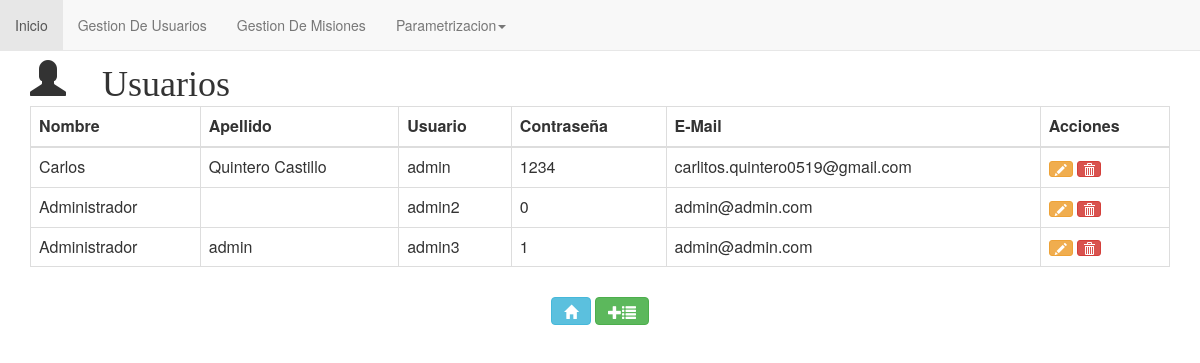
The page /Web/index_usuarios.php on the database its author committed.
### tables this page shows
CREATE TABLE `usuario` (
  `id_usu` int(3) NOT NULL,
  `nombre` varchar(70) NOT NULL,
  `mail` varchar(70) NOT NULL,
  `nombre_usuario` varchar(70) NOT NULL,
  `password` varchar(70) NOT NULL,
  `rol` int(3) NOT NULL,
  `apellido` varchar(50) NOT NULL,
  `codigo` int(10) NOT NULL,
  `id_vacante` int(4) NOT NULL,
  `poto_user` varchar(100) NOT NULL
);

### Web/index_usuarios.php (the view, shortened to what this page needs)
<?php
include ('nav.php');
$result = mysql_query("SELECT usuario.id_usu, usuario.nombre, usuario.rol, usuario.apellido,usuario.codigo, usuario.mail,usuario.nombre_usuario,usuario.password, usuario.rol, rol.nombreRol FROM usuario, rol where usuario.rol=rol.id_rol ");
?>
<div class="container">
    <br>
    <br>
    <h1 class="glyphicon glyphicon-user"> Usuarios </h1>
    <br>
    <div class="table">
        <table  class="table table-bordered table-hover" method='GET'>
            <thead>
                <tr>
                    <th>Nombre</th>
                    <th>Apellido</th>
                    <th>Usuario</th>
                    <th>Contraseña</th>
                    <th>E-Mail</th>
                    <th>Acciones</th>
                </tr>
            </thead>
            <tbody>
                <?php
                while ($row = mysql_fetch_array($result, MYSQL_ASSOC)) {
                    ?>
                    <tr>
                        <td><?php echo $row['nombre'] ?></td>
                        <td><?php echo $row['apellido'] ?></td>
                        <td><?php echo $row['nombre_usuario'] ?></td>
                        <td><?php echo $row['codigo'] ?></td>
                        <td><?php echo $row['mail'] ?></td>
                        <td>
                            <a href="createUsuario.php?id=<?php echo $row['id_usu'] ?>" class="btn btn-warning btn-xs" data-toggle="popover" title="Editar" data-content="Edicion"><i class="glyphicon glyphicon-pencil"></i></a>
                            <a href="#" data-toggle="modal" data-target="#modalDelete<?php echo $row['id_usu'] ?>" action="" onclick="" class="btn btn-danger btn-xs"><i class="glyphicon glyphicon-trash" data-toggle="popover" title="Borrar" data-content="Eliminar Evento"></i></a>
                        </td>
                    </tr>
            <?php } ?>
            </tbody>
        </table>
    </div>
    <div style="margin-bottom: 10px; margin-top: 30px" align="center">
        <a href="home.php"  class="btn btn-info" data-toggle="popover" title="Pagina de inicio" data-content="Index" ><i class="glyphicon glyphicon-home"></i></a>
        <a href="createUsuario.php" class="btn btn-success" data-toggle="popover" title="Crear Nueva Persona" data-content="Creacion de Categoria"><i class="glyphicon glyphicon-plus"></i><i class="glyphicon glyphicon-list"></i></a>
    </div>
</div>

### Web/nav.php (shortened to what this page needs)
<head>
    <link rel="stylesheet"  href="..\Boostrap\css\bootstrap.min.css">
    <link rel="stylesheet" type="text/css" href="..\Css\style.css">
</head>
<div class="navbar navbar-default navbar-fixed-top" role="navigation">
    <ul class="nav navbar-nav">
        <li class="active"><a href="home.php">Inicio</a></li>
            <li><a href="index_usuarios.php">Gestion De Usuarios</a></li>
            <li><a href="index_vacante.php">Gestion De Misiones</a></li>
            <li class="dropdown">
                <a href="#" class="dropdown-toggle" data-toggle="dropdown"> Parametrizacion<span class="caret"></span></a>
            </li>
        </ul>
</div>

### Css/style.css (style rules this page uses)
h1 { text-align: center; }

### rows shown on the page
usuario: nombre "Carlos", apellido "Quintero Castillo", nombre_usuario "admin", codigo "1234", mail "carlitos.quintero0519@gmail.com"
usuario: nombre "Administrador", nombre_usuario "admin2", codigo "0", mail "admin@admin.com"
usuario: nombre "Administrador", apellido "admin", nombre_usuario "admin3", codigo "1", mail "admin@admin.com"
